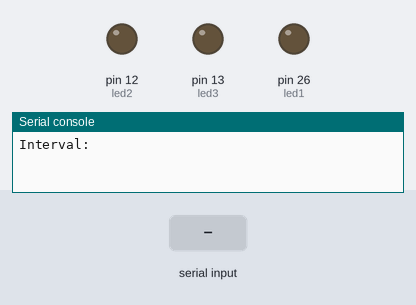
The program below on a simulated MicroPython board. Shown: output pins drawn as LEDs (lit = HIGH), the last lines printed to the serial console. Dashed ring = blinking. Inputs (shaded band) come from the test bench.

Above: at 1.2 s.
1.3 s: "1" typed at the serial console, then Enter
At 2.1 s:
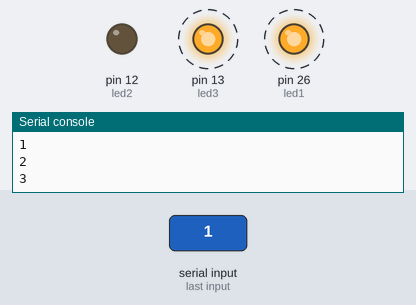
At 3.1 s:
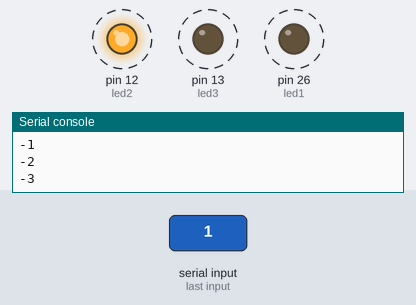
Timing chart, 0 to 10.3 s (numbered marks = the images above; inputs shaded):
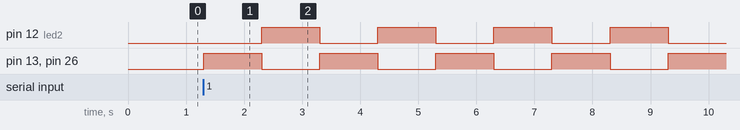

The program:

_1_36_MAIN.py
```python
# Prog #1 uge 36 MAIN file
'''
Call the solutions (as modules) for different exercises, by inputting excercise number and sub-excercise
E.g. "4_5" would be exercise 4 part 5
Type input in the Shell
Hit enter
Program will run
'''

# import the different exercise modules
import exercise_4.exercise_4_3


exercise_part = input("Exercise: ") # define the variable via Shell input
# input exercise and part
```

exercise_4_3.py
```python
# Øvelse 4
# Del 3 - blinke interval indtil usynligt

# import necessary systems and functions
from machine import Pin
from time import sleep

# define LED variable values
R_PIN = 26
Y_PIN = 12
G_PIN = 13

# define variable LED values
led1 = Pin(R_PIN, Pin.OUT)
led2 = Pin(Y_PIN, Pin.OUT)
led3 = Pin(G_PIN, Pin.OUT)

pb1 = Pin(4, Pin.IN) # define pushbutton

Interval = float(input("Interval:"))

print(Interval)

while True:
    print("1")
    led1.on()
    print("2")
    led2.off()
    print("3")
    led3.on()
    sleep(Interval)
    print("-1")
    led1.off()
    print("-2")
    led2.on()
    print("-3")
    led3.off()
    sleep(Interval)
    
```

Measured:
- after the input at 1.3 s, pin 12 (led2): alternates HIGH for 1.0 s and LOW for 1.0 s, starting after 1.0 s; pin 13 (led3), pin 26 (led1): alternates HIGH for 1.0 s and LOW for 1.0 s, starting at once
